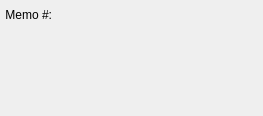
<?xml version="1.0" encoding="UTF-8"?>
<ui version="4.0">
 <comment>This file is part of the xTuple ERP: PostBooks Edition, a free and
open source Enterprise Resource Planning software suite,
Copyright (c) 1999-2018 by OpenMFG LLC, d/b/a xTuple.
It is licensed to you under the Common Public Attribution License
version 1.0, the full text of which (including xTuple-specific Exhibits)
is available at www.xtuple.com/CPAL.  By using this software, you agree
to be bound by its terms.</comment>
 <class>printCreditMemo</class>
 <widget class="QWidget" name="printCreditMemo">
  <property name="geometry">
   <rect>
    <x>0</x>
    <y>0</y>
    <width>263</width>
    <height>116</height>
   </rect>
  </property>
  <property name="windowTitle">
   <string>Print Sales Credit</string>
  </property>
  <layout class="QVBoxLayout" name="verticalLayout">
   <property name="spacing">
    <number>7</number>
   </property>
   <property name="margin">
    <number>5</number>
   </property>
   <item>
    <layout class="QHBoxLayout">
     <item>
      <widget class="QLabel" name="_numberLit">
       <property name="text">
        <string>Memo #:</string>
       </property>
       <property name="alignment">
        <set>Qt::AlignRight|Qt::AlignTrailing|Qt::AlignVCenter</set>
       </property>
      </widget>
     </item>
     <item>
      <widget class="QLabel" name="_number">
       <property name="sizePolicy">
        <sizepolicy hsizetype="Minimum" vsizetype="Preferred">
         <horstretch>0</horstretch>
         <verstretch>0</verstretch>
        </sizepolicy>
       </property>
       <property name="minimumSize">
        <size>
         <width>80</width>
         <height>0</height>
        </size>
       </property>
       <property name="text">
        <string/>
       </property>
       <property name="alignment">
        <set>Qt::AlignLeading|Qt::AlignLeft|Qt::AlignVCenter</set>
       </property>
      </widget>
     </item>
     <item>
      <spacer name="horizontalSpacer">
       <property name="orientation">
        <enum>Qt::Horizontal</enum>
       </property>
       <property name="sizeHint" stdset="0">
        <size>
         <width>40</width>
         <height>20</height>
        </size>
       </property>
      </spacer>
     </item>
    </layout>
   </item>
   <item>
    <layout class="QHBoxLayout">
     <item>
      <widget class="CustCluster" name="_cust"/>
     </item>
     <item>
      <spacer name="spacer173">
       <property name="orientation">
        <enum>Qt::Horizontal</enum>
       </property>
       <property name="sizeType">
        <enum>QSizePolicy::Expanding</enum>
       </property>
       <property name="sizeHint" stdset="0">
        <size>
         <width>31</width>
         <height>10</height>
        </size>
       </property>
      </spacer>
     </item>
    </layout>
   </item>
   <item>
    <spacer name="verticalSpacer">
     <property name="orientation">
      <enum>Qt::Vertical</enum>
     </property>
     <property name="sizeHint" stdset="0">
      <size>
       <width>20</width>
       <height>40</height>
      </size>
     </property>
    </spacer>
   </item>
  </layout>
 </widget>
 <layoutdefault spacing="6" margin="11"/>
 <customwidgets>
  <customwidget>
   <class>CustCluster</class>
   <extends>QWidget</extends>
   <header>custcluster.h</header>
  </customwidget>
 </customwidgets>
 <includes/>
 <resources/>
 <connections/>
</ui>
